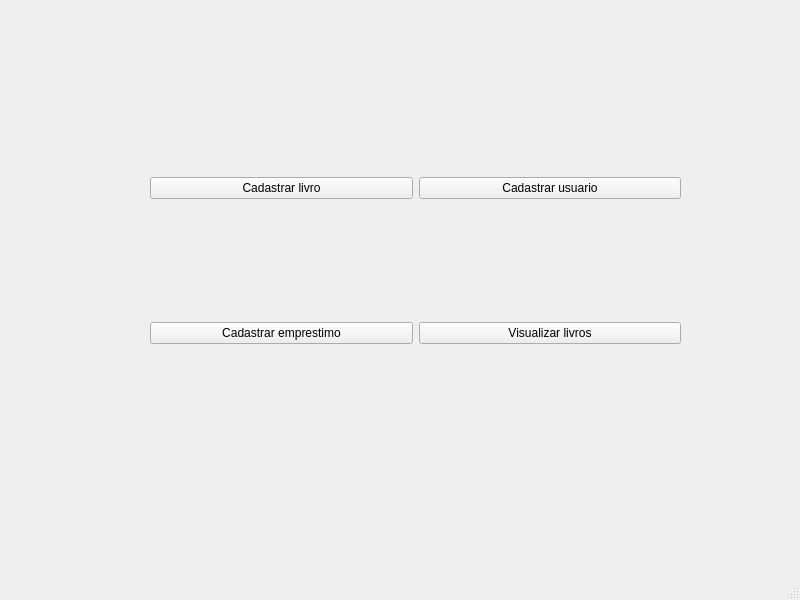
<?xml version="1.0" encoding="UTF-8"?>
<ui version="4.0">
 <class>MainWindow</class>
 <widget class="QMainWindow" name="MainWindow">
  <property name="geometry">
   <rect>
    <x>0</x>
    <y>0</y>
    <width>800</width>
    <height>600</height>
   </rect>
  </property>
  <property name="windowTitle">
   <string>MainWindow</string>
  </property>
  <widget class="QWidget" name="centralwidget">
   <widget class="QWidget" name="gridLayoutWidget">
    <property name="geometry">
     <rect>
      <x>150</x>
      <y>60</y>
      <width>531</width>
      <height>401</height>
     </rect>
    </property>
    <layout class="QGridLayout" name="gridLayout">
     <item row="0" column="0">
      <widget class="QPushButton" name="cadastroButton">
       <property name="text">
        <string>Cadastrar livro</string>
       </property>
      </widget>
     </item>
     <item row="0" column="1">
      <widget class="QPushButton" name="cadastroUsuario">
       <property name="text">
        <string>Cadastrar usuario</string>
       </property>
      </widget>
     </item>
     <item row="1" column="0">
      <widget class="QPushButton" name="cadastroEmprestimo">
       <property name="text">
        <string>Cadastrar emprestimo</string>
       </property>
      </widget>
     </item>
     <item row="1" column="1">
      <widget class="QPushButton" name="visualizarLivro">
       <property name="text">
        <string>Visualizar livros</string>
       </property>
      </widget>
     </item>
    </layout>
   </widget>
  </widget>
  <widget class="QMenuBar" name="menubar">
   <property name="geometry">
    <rect>
     <x>0</x>
     <y>0</y>
     <width>800</width>
     <height>21</height>
    </rect>
   </property>
  </widget>
  <widget class="QStatusBar" name="statusbar"/>
 </widget>
 <resources/>
 <connections/>
</ui>
